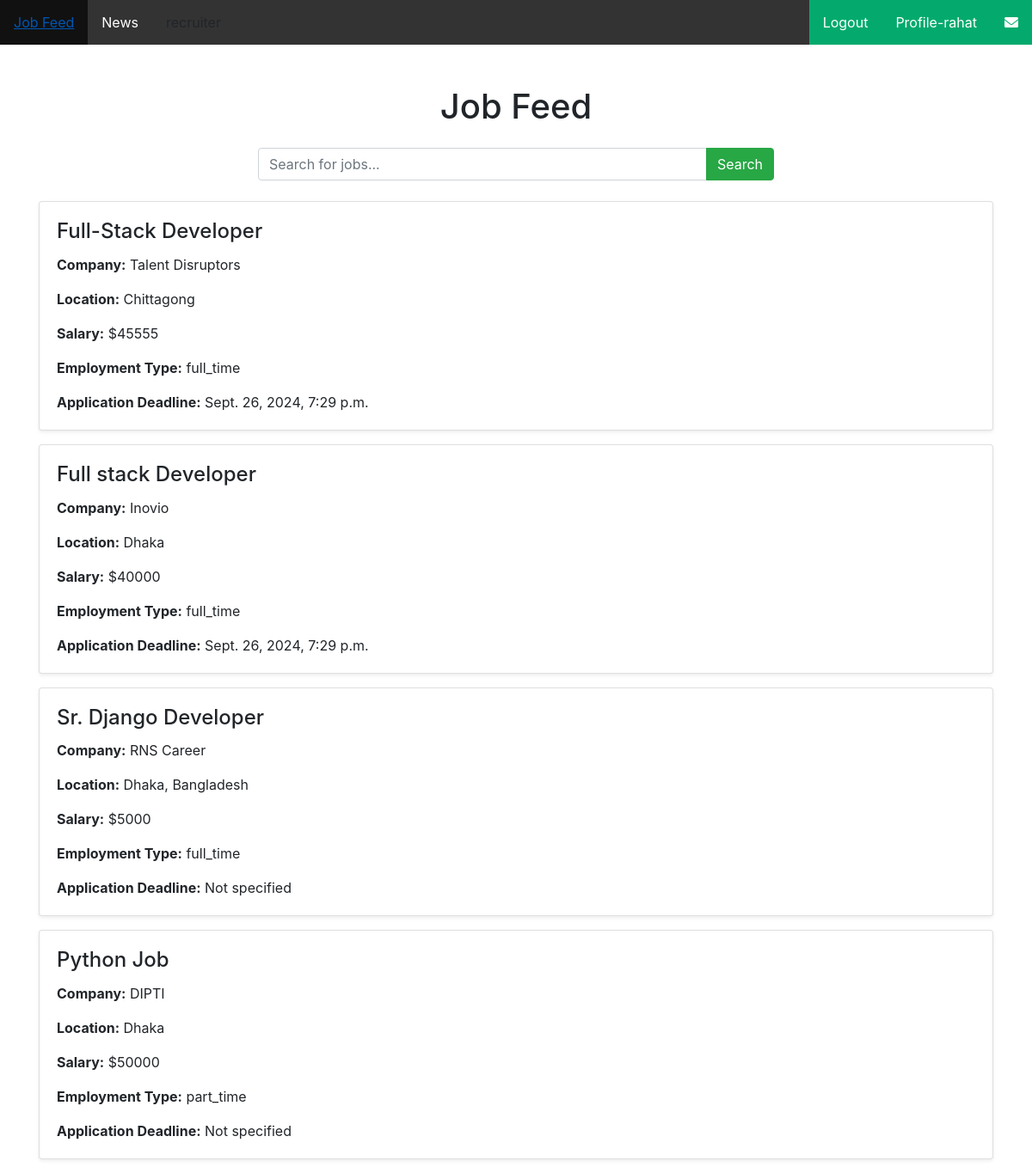
/JobFeed/ (signed in), run on an earlier commit of the app's database.
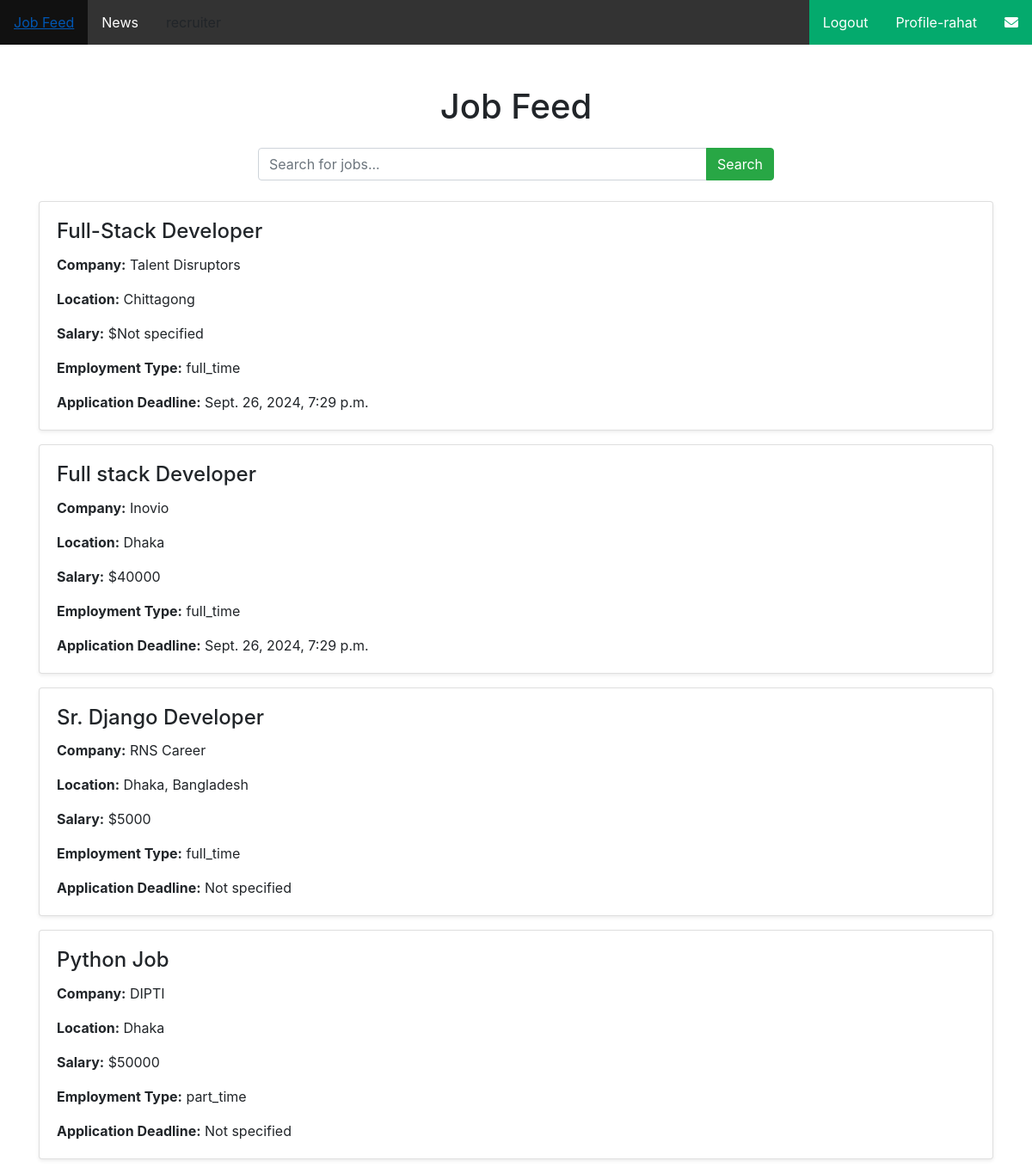
And on a later commit of the database.
### myApp/models.py (models this page shows, shortened)
class JobModel(models.Model):
    JOB_TYPE_CHOICES=[
        ('full_time', 'Full Time'),
        ('part_time', 'Part Time'),
        ('contract', 'Contract'),
        ('internship', 'Internship'),
        ('temporary', 'Temporary'),
    ]
    user=models.ForeignKey(Custom_User,null=True,blank=True,on_delete=models.CASCADE)
    job_title = models.CharField(max_length=200, null=True, blank=True)
    company_name = models.CharField(max_length=200, null=True, blank=True)
    location = models.CharField(max_length=200, null=True, blank=True)
    description = models.TextField(null=True, blank=True)
    salary = models.PositiveIntegerField(null=True, blank=True)
    employment_type = models.CharField(max_length=50, choices=JOB_TYPE_CHOICES, null=True, blank=True)
    posted_date = models.DateTimeField(auto_now_add=True)
    update_date = models.DateTimeField(auto_now=True)
    application_deadline = models.DateTimeField(null=True, blank=True)

### myProject/views.py (the view)
# urls.py: path('JobFeed/',JobFeed,name='JobFeed'),
@login_required
def JobFeed(request):
    Job=JobModel.objects.all()
    context={
        'Job':Job
    }
    return render(request,"Common/JobFeed.html",context)

### Template/Common/JobFeed.html (shortened to what this page needs)
{% extends 'Common/base.html' %}
{% block body %}
<link rel="stylesheet" href="https://stackpath.bootstrapcdn.com/bootstrap/4.5.2/css/bootstrap.min.css">
<div class="container mt-5">
    <h1 class="text-center mb-4">Job Feed</h1>
    <div class="search-bar mb-4">
        <div class="input-group">
            <input type="text" class="form-control" placeholder="Search for jobs..." id="search-input">
            <div class="input-group-append">
                <button class="btn btn-success" id="search-button">Search</button>
            </div>
        </div>
    </div>
    <div class="job-list">
        {% for job in Job %}
        <div class="card mb-3 shadow-sm">
            <div class="card-body">
                <h2 class="card-title">{{ job.job_title }}</h2>
                <p class="card-text"><strong>Company:</strong> {{ job.company_name }}</p>
                <p class="card-text"><strong>Location:</strong> {{ job.location }}</p>
                <p class="card-text"><strong>Salary:</strong> ${{ job.salary|default:"Not specified" }}</p>
                <p class="card-text"><strong>Employment Type:</strong> {{ job.employment_type|default:"Not specified" }}</p>
                <p class="card-text"><strong>Application Deadline:</strong> {{ job.application_deadline|default:"Not specified" }}</p>
            </div>
        </div>
        {% empty %}
        <p class="text-center">No jobs available at the moment.</p>
        {% endfor %}
    </div>
</div>
{% endblock body %}

What changed in the data, as far as the page shows it:
changed JobModel "Full-Stack Developer": salary "45555" → "Not specified"
